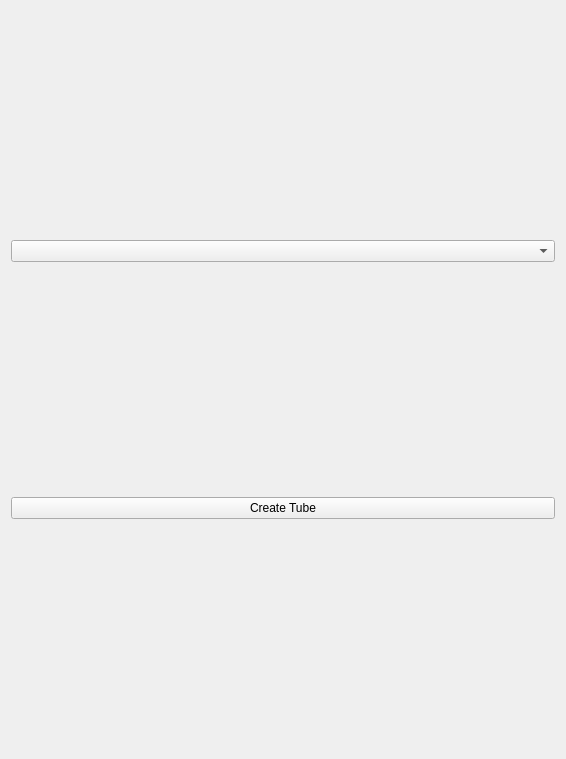
<?xml version="1.0" encoding="UTF-8"?>
<ui version="4.0">
 <class>Form</class>
 <widget class="QWidget" name="Form">
  <property name="geometry">
   <rect>
    <x>0</x>
    <y>0</y>
    <width>566</width>
    <height>759</height>
   </rect>
  </property>
  <property name="windowTitle">
   <string>Chassis Tubing</string>
  </property>
  <layout class="QGridLayout" name="gridLayout">
   <item row="0" column="0">
    <widget class="QComboBox" name="sectionsComboBox"/>
   </item>
   <item row="1" column="0">
    <widget class="QPushButton" name="createPB">
     <property name="text">
      <string>Create Tube</string>
     </property>
     <property name="flat">
      <bool>false</bool>
     </property>
    </widget>
   </item>
  </layout>
 </widget>
 <resources/>
 <connections/>
</ui>
